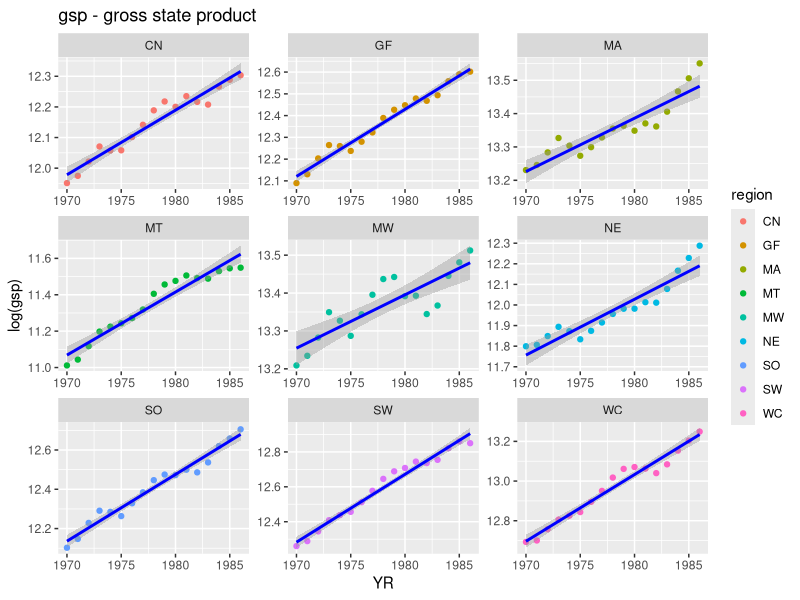
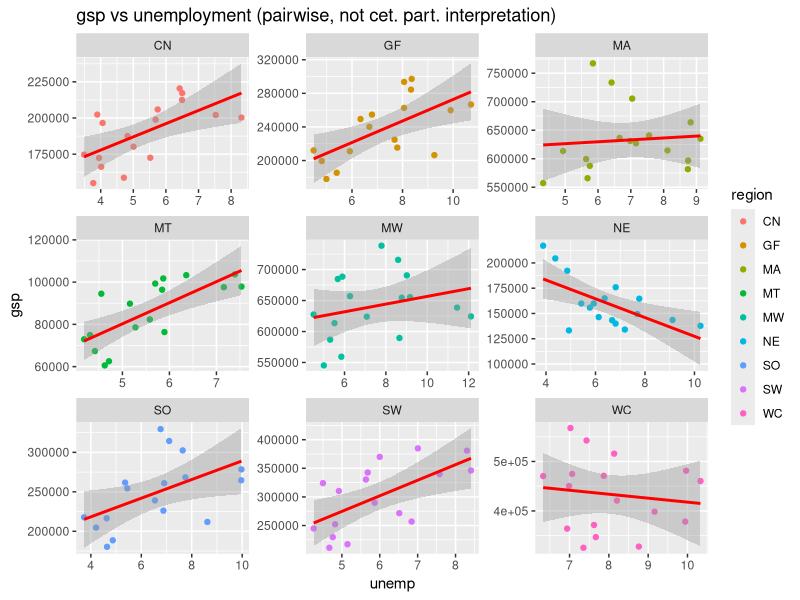
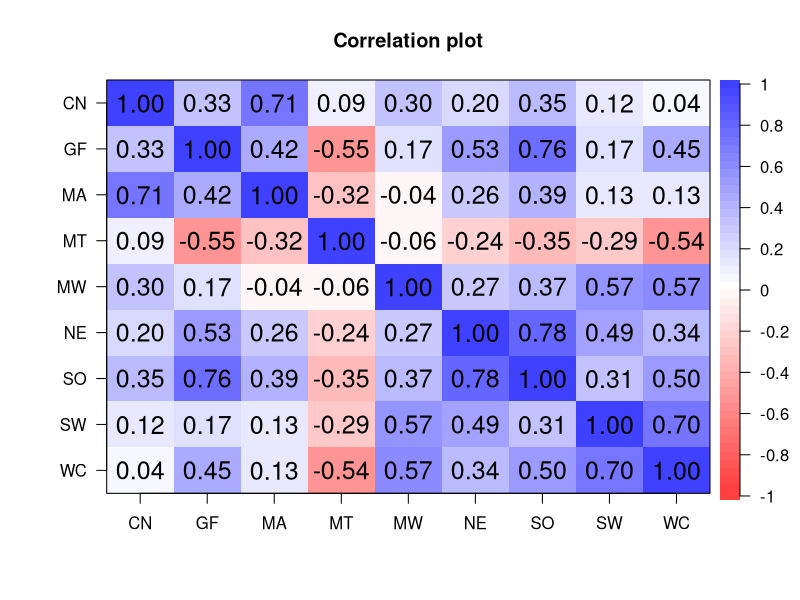

Write R code to recreate these figures, in order.
## ---- chunk 1
knitr::opts_chunk$set(echo = TRUE)
library(lmtest)
library(plm)
library(tidyverse)
library(systemfit)
library(broom)
library(psych)
data <- read.csv("F10_1.csv", sep = ";", header = TRUE)
## ---- chunk 2
# Define regions
GF <- c("AL", "FL", "LA", "MS")
SW <- c("AZ", "NV", "NM", "TX", "UT")
WC <- c("CA", "OR", "WA")
MT <- c("CO", "ID", "MT", "ND", "SD", "WY")
NE <- c("CT", "ME", "MA", "NH", "RI", "VT")
MA <- c("DE", "MD", "NJ", "NY", "PA", "VA")
SO <- c("GA", "NC", "SC", "TN", "WV", "AR")
MW <- c("IL", "IN", "KY", "MI", "MN", "OH", "WI")
CN <- c("IA", "KS", "MO", "NE", "OK")
# Generate region identificator (factor variable)
data$region <- sapply(data$ST_ABB, function(x){
  if(is.element(x, GF)){
    "GF"
  }else if(is.element(x, MW)){
    "MW"
  }else if(is.element(x, MA)){
    "MA"
  }else if(is.element(x, MT)){
    "MT"
  }else if(is.element(x, NE)){
    "NE"
  }else if(is.element(x, SO)){
    "SO"
  }else if(is.element(x, SW)){
    "SW"
  }else if(is.element(x, CN)){
    "CN"
  }else if(is.element(x, WC))
    "WC"
  }
)
data$region <- as.factor(data$region)
# Aggregate data by regions
data_agg <- data %>% 
  group_by(region, YR) %>% 
  summarize(
    gsp = sum(GSP),
    pc = sum(PC),
    hwy = sum(HWY),
    water = sum(WATER),
    util = sum(UTIL),
    emp = sum(EMP),
    unemp = sum(EMP/sum(EMP)*UNEMP)) %>%  # weighted averages used, EMP used as weights
  ungroup()

## ---- chunk 3
# Aggregated (i.e. into 9 regions) dataset structure:
str(data_agg)

ggplot(data_agg, aes(x=YR,y=log(gsp)))+ 
  geom_point(aes(colour=region))+
  ggtitle("gsp - gross state product")+
  facet_wrap(~region, ncol=3, scales="free")+
  geom_smooth(method= "lm", colour="blue")

ggplot(data_agg, aes(x=unemp,y=gsp))+ 
  geom_point(aes(colour=region))+
  ggtitle("gsp vs unemployment (pairwise, not cet. part. interpretation)")+
  facet_wrap(~region, ncol=3, scales="free")+
  geom_smooth(method= "lm", colour="red")  
## ---- chunk 4
F1 <- log(gsp) ~ log(pc) + log(hwy) + log(water) + log(util) + log(emp) + unemp
#
# As we focus on the long-panel estimation approach,
# we skip the usual TS-related model tests...
OLS1 <- lm(F1,data_agg)
summary(OLS1)
logLik(OLS1)
## ---- chunk 5
fit <- data_agg %>% 
  group_by(region) %>%
  do(data.frame(tidy(lm(F1, data=.)))) # ?broom:::tidy()
#
as.data.frame(fit[1:63,1:6]) # .. see Table 10.1 (Greene, Econometric analysis, 7,8th ed.)
## ---- chunk 6
# calculate residuals
resid <- data_agg %>% 
  group_by(region) %>%
  do(model = lm(F1, data=.)) %>%
  mutate(residuals1 = list((model)$residuals) ) %>% # return all resids for each region
  ungroup()
#
# arrange residuals into a "wide-format" dataset (regions in columns)
data_agg$residuals <- unlist(resid$residuals1)
aux.DF <- as.data.frame(data_agg[,c("region","YR","residuals")])
aux.DF2<- tidyr:::spread(aux.DF, key = "region", value = "residuals")
#
# variance-covariance matrix
# .. note the complicated interpretation of covariances....
round(cov(aux.DF2[,-1]),5) # 1st column contains YR...
# For illustration purposes, see also:
# contemporaneous correlations among residuals
# .. can be reconciled to Table 10.2 (Greene, Econometric analysis, 8th ed.)
# .. or to Example 10.1 (Greene, Econometric analysis, 7th ed.)
cor.ci(aux.DF2[,-1])
## ---- chunk 7
# re-format data for use in the {systemfit} "SUR" estimator.
# .. currently, this transformation is a necessary step for
# .. proper {systemfit} functioning.
pdata <- pdata.frame(data_agg, c("region","YR"))
class(pdata)
# str(pdata) # uncomemnt to view pdata.frame structure
## ---- chunk 8
#
# Model formula (repeated)
# F1 <- log(gsp) ~ log(pc) + log(hwy) + log(water) + log(util) + log(emp) + unemp
#
# Pooled model (common beta vector, FGLS is used)
F10.2.pooled <- systemfit(F1, method = "SUR", data=pdata, pooled=T)
# .. see Tables in Example 10.1 (Greene, Econometric analysis, 7,8th ed.)
#   .. note: with `data=data_agg` /not the panel.data.frame/,
#   .. we get the pooled OLS results
summary(F10.2.pooled, residCov=F) 
## ---- chunk 9
#
# (individual beta vectors for each equation, FGLS)
F10.1.SUR <- systemfit(F1, method = "SUR", data=pdata)
summary(F10.1.SUR, residCov=F) # .. see Example 10.1 (Greene, Econometric analysis, 7,8th ed.)
## ---- chunk 10
#
# LR test for common beta vector restriction:
lrtest(F10.2.pooled,F10.1.SUR)
## ---- chunk 11
data("Grunfeld", package="plm")
# ?Grunfeld
class(Grunfeld) 
str(Grunfeld) 
